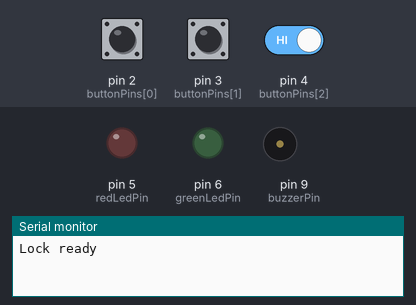
The sketch below on a simulated Arduino Uno, built with avr-gcc and run on an emulated ATmega328P. Parts: output pins drawn as LEDs (lit = HIGH), buzzer (waves = sounding), the last lines printed to the serial monitor. Inputs (shaded band) come from the test bench; at power-on: pin 3 (buttonPins[1]) HIGH, pin 2 (buttonPins[0]) HIGH, pin 4 (buttonPins[2]) HIGH.

Above: at 1.2 s.
1.3 s: pin 3 (buttonPins[1]) pulled LOW for 0.15 s
At 2.7 s:
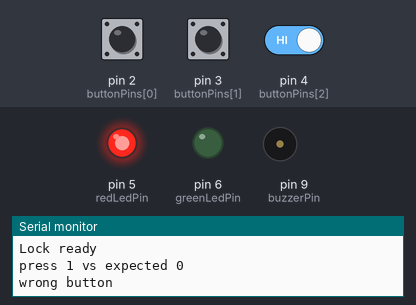
4.4 s: pin 2 (buttonPins[0]) pulled LOW for 0.15 s
At 4.48 s:
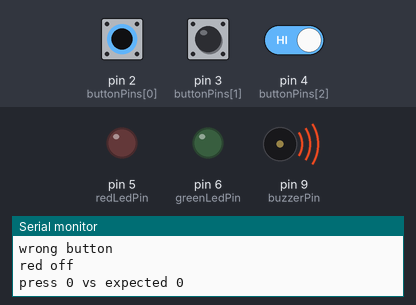
6.0 s: pin 2 (buttonPins[0]) pulled LOW for 1 s
At 6.6 s:
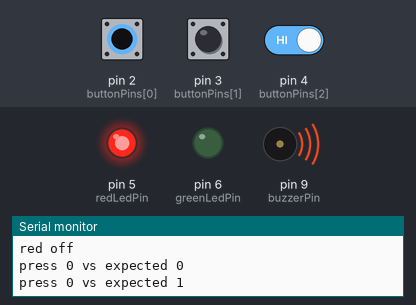
9.5 s: pin 3 (buttonPins[1]) pulled LOW for 1 s
At 12.3 s:
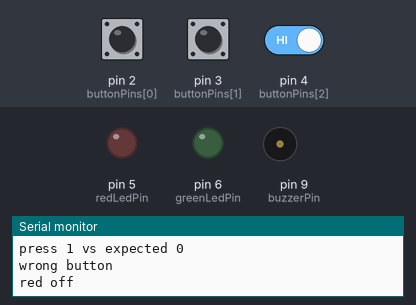
13.0 s: pin 2 (buttonPins[0]) driven LOW and pin 3 (buttonPins[1]) driven LOW and pin 4 (buttonPins[2]) driven LOW
At 14.7 s:
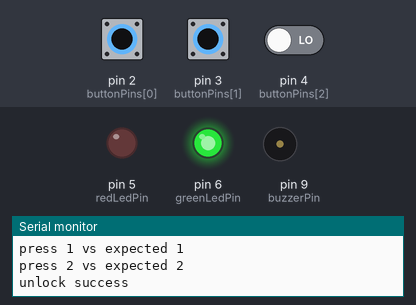
Timing chart, 0 to 16.5 s (numbered marks = the images above; inputs shaded):
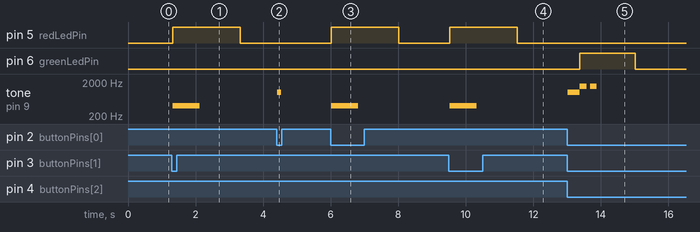

Measured:
- after the input at 1.3 s, pin 5 (redLedPin): LOW → HIGH at once, → LOW 2.0 s later; tone on pin 9 (buzzerPin): silent → 400 Hz at once, → silent 0.80 s later
- after the input at 4.4 s, tone on pin 9 (buzzerPin): silent → 1000 Hz at once, → silent 0.12 s later
- after the input at 6.0 s, pin 5 (redLedPin): LOW → HIGH at once, → LOW 2.0 s later; tone on pin 9 (buzzerPin): silent → 400 Hz at once, → silent 0.80 s later
- after the input at 9.5 s, pin 5 (redLedPin): LOW → HIGH at once, → LOW 2.0 s later; tone on pin 9 (buzzerPin): silent → 400 Hz at once, → silent 0.80 s later
- after the input at 13.0 s, pin 6 (greenLedPin): LOW → HIGH after 0.38 s, → LOW 1.6 s later; tone on pin 9 (buzzerPin): plays 1000 Hz for 0.36 s, 1500 Hz for 0.20 s, 1500 Hz for 0.20 s, starting at once

The sketch:

script.ino
```cpp
const uint8_t buttonPins[] = {2, 3, 4};
const uint8_t PASSCODE[] = {0, 1, 2};

constexpr size_t BUTTON_COUNT = sizeof(buttonPins) / sizeof(buttonPins[0]);
constexpr size_t PASSCODE_LENGTH = sizeof(PASSCODE) / sizeof(PASSCODE[0]);
constexpr bool ENABLE_DEBUG = true;

const uint8_t redLedPin = 5;
const uint8_t greenLedPin = 6;
const uint8_t buzzerPin = 9;

const unsigned long DEBOUNCE_MS = 20;
const unsigned long INACTIVITY_RESET_MS = 5000;
const unsigned long GREEN_ON_MS = 2000;
const unsigned long RED_ON_MS = 2000;

const uint16_t SHORT_BEEP_FREQ = 1000;
const unsigned long SHORT_BEEP_MS = 120;

const uint16_t UNLOCK_FREQ = 1500;
const unsigned long UNLOCK_TONE_MS = 200;
const unsigned long UNLOCK_PAUSE_MS = 100;

const uint16_t ERROR_FREQ = 400;
const unsigned long ERROR_TONE_MS = 800;

uint8_t idx = 0;
unsigned long lastPressMillis = 0;

int prevRaw[BUTTON_COUNT];
int stableState[BUTTON_COUNT];
unsigned long lastChangeMillis[BUTTON_COUNT];
bool consumed[BUTTON_COUNT];

unsigned long greenUntil = 0;
unsigned long redUntil = 0;

void handlePress(uint8_t press, unsigned long now);
void playShortBeep();
void playUnlockPattern();
void playErrorTone();
void playToneBlocking(uint16_t freq, unsigned long durationMs);
void logMessage(const char *message);

void setup() {
  for (size_t i = 0; i < BUTTON_COUNT; i++) {
    pinMode(buttonPins[i], INPUT_PULLUP);
    prevRaw[i] = HIGH;
    stableState[i] = HIGH;
    consumed[i] = false;
  }

  pinMode(redLedPin, OUTPUT);
  pinMode(greenLedPin, OUTPUT);
  pinMode(buzzerPin, OUTPUT);

  digitalWrite(redLedPin, LOW);
  digitalWrite(greenLedPin, LOW);
  digitalWrite(buzzerPin, LOW);

  if (ENABLE_DEBUG) {
    Serial.begin(115200);
    delay(5);
    logMessage("Lock ready");
  }

  unsigned long start = millis();
  lastPressMillis = start;
  for (size_t i = 0; i < BUTTON_COUNT; i++) {
    lastChangeMillis[i] = start;
  }
}

void loop() {
  unsigned long now = millis();

  for (size_t i = 0; i < BUTTON_COUNT; i++) {
    int raw = digitalRead(buttonPins[i]);

    if (raw != prevRaw[i]) {
      prevRaw[i] = raw;
      lastChangeMillis[i] = now;
    }

    if ((now - lastChangeMillis[i]) >= DEBOUNCE_MS && raw != stableState[i]) {
      stableState[i] = raw;

      if (stableState[i] == LOW) {
        if (!consumed[i]) {
          consumed[i] = true;
          handlePress(static_cast<uint8_t>(i), now);
        }
      } else {
        consumed[i] = false;
      }
    }
  }

  if (greenUntil != 0 && (long)(now - greenUntil) >= 0) {
    digitalWrite(greenLedPin, LOW);
    greenUntil = 0;
    if (ENABLE_DEBUG) {
      logMessage("green off");
    }
  }

  if (redUntil != 0 && (long)(now - redUntil) >= 0) {
    digitalWrite(redLedPin, LOW);
    redUntil = 0;
    if (ENABLE_DEBUG) {
      logMessage("red off");
    }
  }

  if (idx > 0 && (now - lastPressMillis) >= INACTIVITY_RESET_MS) {
    idx = 0;
    if (ENABLE_DEBUG) {
      logMessage("passcode reset due to inactivity");
    }
  }
}

void handlePress(uint8_t press, unsigned long now) {
  lastPressMillis = now;

  if (ENABLE_DEBUG) {
    char buffer[48];
    snprintf(buffer, sizeof(buffer), "press %u vs expected %u", press, (idx < PASSCODE_LENGTH) ? PASSCODE[idx] : 255);
    logMessage(buffer);
  }

  if (idx < PASSCODE_LENGTH && press == PASSCODE[idx]) {
    playShortBeep();
    idx++;

    if (idx == PASSCODE_LENGTH) {
      digitalWrite(greenLedPin, HIGH);
      greenUntil = now + GREEN_ON_MS;

      digitalWrite(redLedPin, LOW);
      redUntil = 0;

      playUnlockPattern();
      idx = 0;

      if (ENABLE_DEBUG) {
        logMessage("unlock success");
      }
    }
  } else {
    idx = 0;

    digitalWrite(greenLedPin, LOW);
    greenUntil = 0;

    digitalWrite(redLedPin, HIGH);
    redUntil = now + RED_ON_MS;

    playErrorTone();

    if (ENABLE_DEBUG) {
      logMessage("wrong button");
    }
  }
}

// Plays a tone for the requested duration and ensures the buzzer is silent afterwards.
void playToneBlocking(uint16_t freq, unsigned long durationMs) {
  tone(buzzerPin, freq);
  delay(durationMs);
  noTone(buzzerPin);
}

void playShortBeep() {
  playToneBlocking(SHORT_BEEP_FREQ, SHORT_BEEP_MS);
}

void playUnlockPattern() {
  playToneBlocking(UNLOCK_FREQ, UNLOCK_TONE_MS);
  delay(UNLOCK_PAUSE_MS);
  playToneBlocking(UNLOCK_FREQ, UNLOCK_TONE_MS);
}

void playErrorTone() {
  playToneBlocking(ERROR_FREQ, ERROR_TONE_MS);
}

void logMessage(const char *message) {
  if (!ENABLE_DEBUG) {
    return;
  }
  Serial.println(message);
}
```
